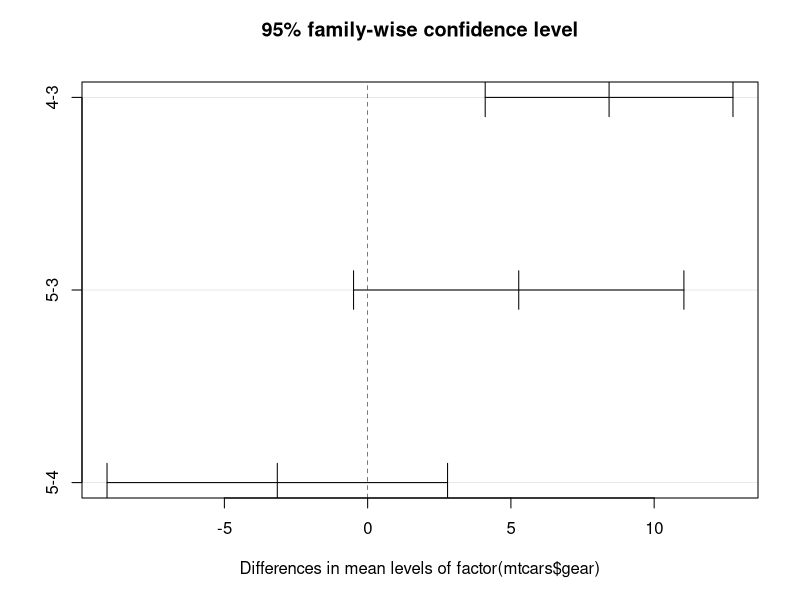
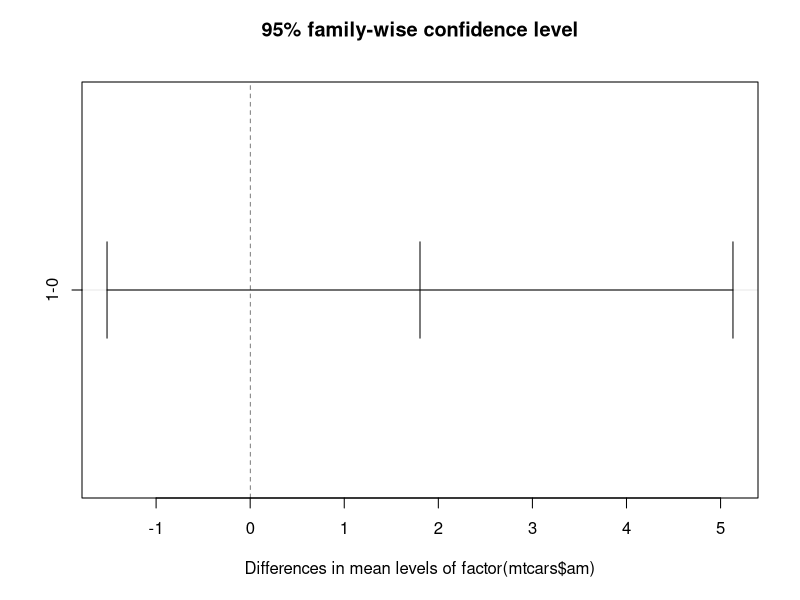

These charts were generated, in order, by the following R code:
##steps
#1. Setup H0 anf H1
#2. Set significance level- alpha, default 5 % -> 0.05
#3. Compute test statistics(t or z)
#4. Compute Criticalvalue from z-table or t-table based on alpha(z-table), df(t table)
#5 decide

#e.g 
mu <- 2 #pop  mean
xbar <- 2.1 #sample mean
sigma <- 0.25 # pop sd
n <- 35 #sample size
# ho = mu =< 2.0
# h1 = mu > 2.0 so upper tailed test
alpha = 0.05
# one upper tailed test
sd = sigma/sqrt(n)
Zstat <- (xbar-mu)/sd
Zstat
## 2.36
#Now go to z-table to compute CV(critical value), alpha=0.05
Zalpha = qnorm(1-alpha)
Zalpha
## 1.64
#here Zstat > Zalpha, so we can reject the null hypothesis

## we can also use p-value approach instead of critical value approach
# here After calculating Z or t statistics
# we compute p value and compare the it with alpha-significance level
# if Palpha <= alpha, reject the null.
Palpha <- pnorm(Zstat,lower.tail = F)
Palpha
# 0.0089
# and alpha= 0.05
# Palpha < alpha, sowe can reject the null hypothesis


pnorm(2.5,lower.tail = F)

### Chi-square uses p-value for its test, 
# here variables are categorical we determine the dependency

data <- matrix(c(207,231,282,242),nrow = 2)
data
chisq.test(data)


### Gear and engine type
cartable <- table(mtcars$am , mtcars$gear)
cartable
chisq.test(cartable)
# p-value == very less, so string relationship between gear and transimission type


#### Anova
# For categorial and continous relations
# many samples of population
mtcars.aov <- aov(mtcars$mpg~factor(mtcars$gear))
summary(mtcars.aov)
#Here F is very high, so there is a strong relationship between gear and mileage
# also, p-value is very low and less than < 0.05 so we can reject the null hypothesis, by saying that
# means of both population/sample are not same, they are assoicated with each other

### 2-way ANOVA- means two or more categorical variable
## gear, transimission type with mileage

mtcars.2aov <- aov(mtcars$mpg~factor(mtcars$gear)*factor(mtcars$am))
summary(mtcars.2aov)
## here mileage and am has no relationship but gear and mileage has.
## which relation has signification for this we perform 
# post hoc analysis
TukeyHSD(mtcars.2aov)
plot(TukeyHSD(mtcars.2aov))
